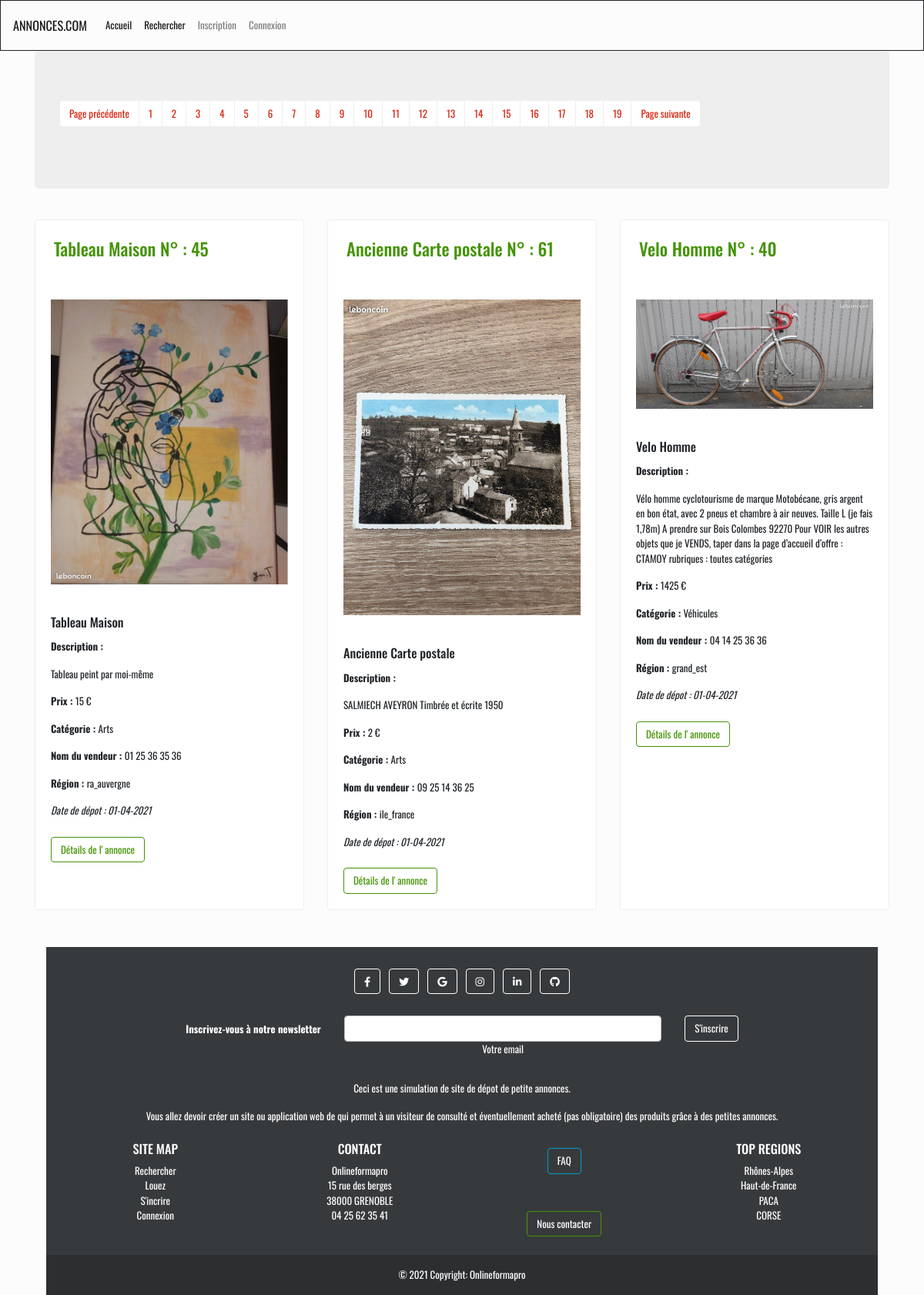
The app's page /accueil?page=3 with its own data.
### tables this page shows
CREATE TABLE IF NOT EXISTS `annonces` (
  `id_annonce` int(11) NOT NULL AUTO_INCREMENT,
  `nom_annonce` varchar(225) NOT NULL,
  `description_annonce` text NOT NULL,
  `prix_annonce` decimal(10,0) NOT NULL,
  `photo_annonce` varchar(255) NOT NULL,
  `date_depot` datetime NOT NULL,
  `categorie_id` int(11) NOT NULL,
  `utilisateur_id` int(11) NOT NULL,
  `regions_id` int(11) NOT NULL,
  PRIMARY KEY (`id_annonce`),
  KEY `Id de la catégorie` (`categorie_id`),
  KEY `categorie_id` (`categorie_id`),
  KEY `utilisateur_id` (`utilisateur_id`),
  KEY `regions_id` (`regions_id`)
);

CREATE TABLE IF NOT EXISTS `categories` (
  `id_categorie` int(11) NOT NULL AUTO_INCREMENT,
  `type_categorie` varchar(255) NOT NULL,
  PRIMARY KEY (`id_categorie`)
);

CREATE TABLE IF NOT EXISTS `utilisateurs` (
  `id_utilisateur` int(11) NOT NULL AUTO_INCREMENT,
  `nom_utilisateur` varchar(255) NOT NULL,
  `email_utilisateur` varchar(255) NOT NULL,
  `password_utilisateur` varchar(255) NOT NULL,
  PRIMARY KEY (`id_utilisateur`)
);

CREATE TABLE IF NOT EXISTS `regions` (
  `id_regions` int(11) NOT NULL AUTO_INCREMENT,
  `nom_region` varchar(255) NOT NULL,
  PRIMARY KEY (`id_regions`)
);

### controlleurs/AnnoncesControlleur.php (called while the page is built, shortened)
<?php
require_once "../modeles/Annonces_modele.php";
function afficherLesAnnonces(){
    $annonce = new Annonces_modele();
    $recupAnnonce = $annonce->afficherToutesAnnonces();
    require_once "../vues/accueil.php";
}

### vues/accueil.php (the view)
<div class="row mt-3">
    <?php
    foreach ($recupAnnonce as $data) {
        ?>
        <div class="col-sm-12 col-lg-4 mt-2">
            <div id="annonce-card" class="card">
                <h3 class="text-success p-4"><?= $data['nom_annonce'] ?> N° : <?= $data['id_annonce'] ?></h3>
                <img class="card-img-top img-fluid" src="~/<?= $data['photo_annonce'] ?>"
                     alt="<?= $data['nom_annonce'] ?>" title="<?= $data['nom_annonce'] ?>">
                <div class="card-body">
                    <h5 class="card-title"><?= $data['nom_annonce'] ?></h5>
                    <p class="card-text"><b>Description :</b></p>
                    <p><?= $data['description_annonce'] ?></p>
                    <p><b>Prix : </b><?= $data['prix_annonce'] ?> €</p>
                    <p><b>Catégorie : </b><?= $data['type_categorie'] ?></p>
                    <p><b>Nom du vendeur : </b><?= $data['nom_utilisateur'] ?></p>
                    <p><b>Région : </b><?= $data['nom_region'] ?></p>
                    <?php
                    $date_depot = new DateTime($data['date_depot']);
                    ?>
                    <p><em>Date de dépot : <?= $date_depot->format('d-m-Y') ?></em></p>
                    <a href="details_annonce&id_details=<?= $data['id_annonce'] ?>" class="btn btn-outline-success mt-2">Détails de l' annonce</a>
                </div>
            </div>
        </div>
    <?php
        }
    ?>
</div>

### public/css/globales.css (style rules this page uses)
html { margin: 0; padding: 0; box-sizing: border-box; }
body { font-family: 'Oswald', sans-serif; }
#annonce-card { height: 100%; }
.card-img-top { padding: 20px; border-radius: 10px; }

### records on screen
annonces: nom_annonce "Tableau Maison", id_annonce "45", photo_annonce (picture), description_annonce "Tableau peint par moi-même", prix_annonce "15", categorie.type_categorie "Arts", utilisateur.nom_utilisateur "01 25 36 35 36", regions.nom_region "ra_auvergne", date_depot "01-04-2021"
annonces: nom_annonce "Ancienne Carte postale", id_annonce "61", photo_annonce (picture), description_annonce "SALMIECH AVEYRON Timbrée et écrite 1950", prix_annonce "2", categorie.type_categorie "Arts", utilisateur.nom_utilisateur "09 25 14 36 25", regions.nom_region "ile_france", date_depot "01-04-2021"
annonces: nom_annonce "Velo Homme", id_annonce "40", photo_annonce (picture), description_annonce "Vélo homme cyclotourisme de marque Motobécane, gris argent en bon état, avec 2 pneus et chambre à air neuves. Taille L (je fais 1,78m) A prendre sur Bois Colombes 92270 Pour VOIR les autres objets que je VENDS, taper dans la page d’accueil d’offre : CTAMOY rubriques : toutes catégories", prix_annonce "1425", categorie.type_categorie "Véhicules", utilisateur.nom_utilisateur "04 14 25 36 36", regions.nom_region "grand_est", date_depot "01-04-2021"
